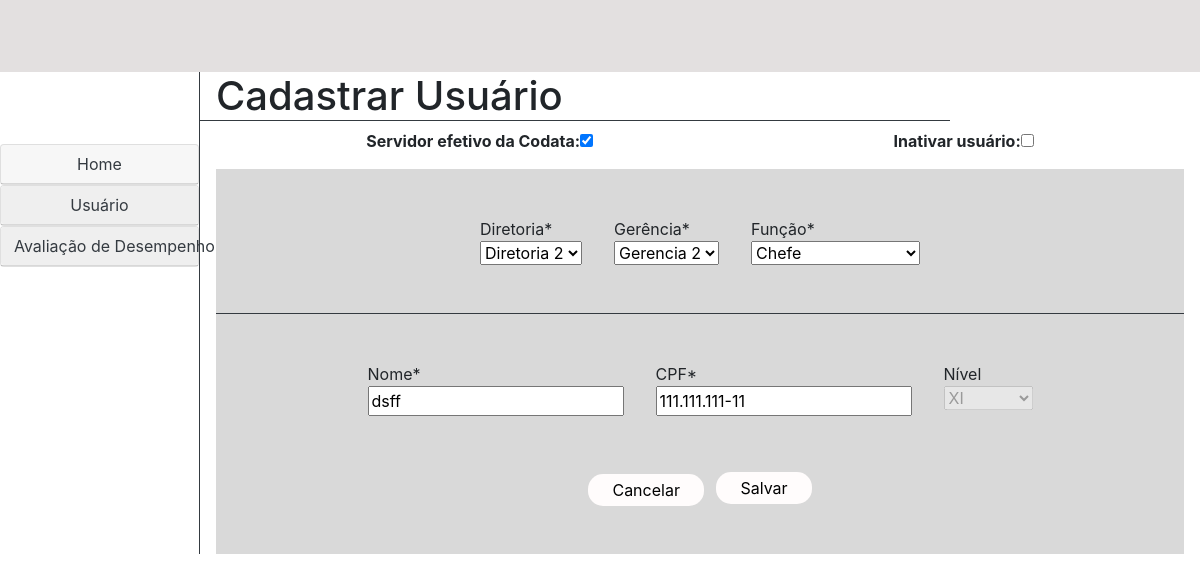
Page /recursos_humanos/editar_usuario/3 on the earlier database version.
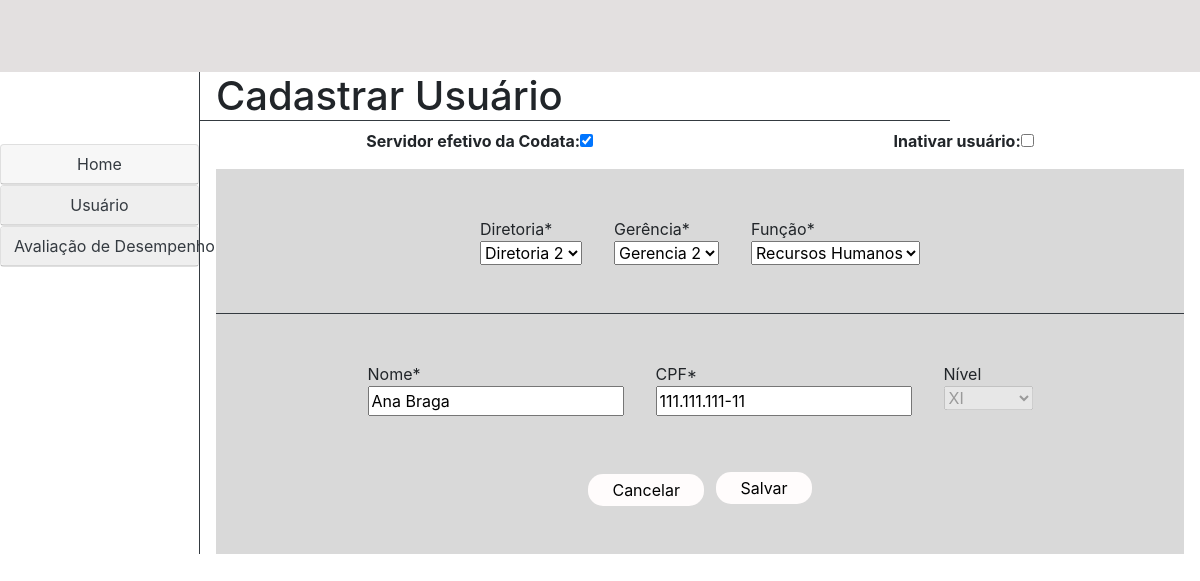
Same page on the later database version.
### recursos_humanos/models.py (models this page shows, shortened)
class Usuario(models.Model):
    FUNCAO = (
        ('chefe', "Chefe"),
        ('gerente', "Gerente"),
        ('empregado', "Empregado"),
        ('recursos_humanos', "Recursos Humanos"),
    )
    CLASSE = (
        ('a', "A"),
        ('b', "B"),
        ('c', "C"),
        ('d', "D"),
    )
    NIVEL = (
        ('i', "I"),
        ('ii', "II"),
        ('iii', "III"),
        ('iv', "IV"),
        ('v', "V"),
        ('vi', "VI"),
        ('vii', "VII"),
        ('viii', "VIII"),
        ('ix', "IX"),
        ('x', "X"),
        ('xi', "XI"),
        ('xii', "XII"),
        ('xiii', "XIII"),
        ('xiv', "XIV"),
        ('xv', "XV"),
    )
    DIRETORIA = (
        ('diretoria1', "Diretoria 1"),
        ('diretoria2', "Diretoria 2"),
        ('diretoria3', "Diretoria 3"),
        ('diretoria4', "Diretoria 4"),
    )
    GERENCIA = (
        ('gerencia1', "Gerencia 1"),
        ('gerencia2', "Gerencia 2"),
        ('gerencia3', "Gerencia 3"),
        ('gerencia4', "Gerencia 4"),
    )
    GRUPO = (
        ('grupo1', "Grupo 1"),
        ('grupo2', "Grupo 2"),
    )
    nome = models.CharField(max_length=100, blank=False, null=False)
    senha = models.CharField(max_length=20, blank=False, null=False)
    email = models.EmailField(blank=False, null=False)
    cpf = models.CharField(max_length=14, blank=False, null=False)
    data_criacao_usuario = models.DateField(default=datetime.now, blank=False, null=False)
    data_atualizacao_usuario = models.DateField(blank=True, null=True)
    data_exclusao_usuario = models.DateField(blank=True, null=True)
    ultima_avaliacao = models.DateField(blank=True, null=True)
    setor = models.CharField(max_length=50)
    cargo = models.CharField(max_length=50)
    grupo = models.CharField(max_length=40, choices=GRUPO)
    funcao = models.CharField(max_length=20, choices=FUNCAO)
    classe = models.CharField(max_length=16, choices=CLASSE)
    gerencia = models.CharField(max_length=50, choices=GERENCIA)
    diretoria = models.CharField(max_length=40, choices=DIRETORIA)
    nivel = models.CharField(max_length=5, choices=NIVEL, blank=True, null=True)
    efetivo = models.BooleanField()
    inativo = models.BooleanField(default="False")
    class Meta:
        verbose_name = "Usuário"

### recursos_humanos/views.py (the view)
# urls.py: path('editar_usuario/<int:id>', views.editar_usuario, name='editar_usuario'),
def editar_usuario(request, id=None):
    instance = get_object_or_404(Usuario, id=id)
    form = EditarUsuarioForm(request.POST or None, instance=instance)
    if form.is_valid():
        instance = form.save(commit=False)
        instance.save()
        return redirect("listar_usuarios")
    return render(request, "recursos_humanos/editar_usuario.html", {"instance": instance, "form": form})

### recursos_humanos/forms.py
class EditarUsuarioForm(forms.ModelForm):
    class Meta:
        model = Usuario
        fields = ['efetivo', 'inativo', 'diretoria', 'gerencia', 'funcao', 'nome', 'cpf', 'nivel']

### templates/recursos_humanos/editar_usuario.html (shortened to what this page needs)
{% extends './home.html' %}
{% block 'conteudo' %}
<div class="col m-0 p-0">
    <h1 class="border-bottom border-dark pl-3 w-75">Cadastrar Usuário</h1>
    <form action="" method="post" class="">
        <div class="row d-flex justify-content-around mx-3 my-2">
            <div class="row m-0 fieldWrapper">
                <label class="mb-0 font-weight-bold" for="{{ form.efetivo.efetivo }}">Servidor efetivo da
                    Codata:</label>
                <div>{{ form.efetivo }}</div>
            </div>
            <div class="row m-0 fieldWrapper">
                <label class="mb-0 font-weight-bold" for="{{ form.inativo.inativo }}">Inativar usuário:</label>
                <div>{{ form.inativo }}</div>
            </div>
        </div>
        <div class="d-flex flex-column align-items-center mt-3 mx-3" style="background-color: #D9D9D9;">
            <div class="row justify-content-center m-0">
                <div class="mx-3 my-5 fieldWrapper">
                    <label class="mb-0" for="{{ form.diretoria.diretoria }}">Diretoria*</label>
                    <div>{{ form.diretoria }}</div>
                </div>
                <div class="mx-3 my-5 fieldWrapper">
                    <label class="mb-0" for="{{ form.gerencia.gerencia }}">Gerência*</label>
                    <div>{{ form.gerencia }}</div>
                </div>
                <div class="mx-3 my-5 fieldWrapper">
                    <label class="mb-0" for="{{ form.funcao.funcao }}">Função*</label>
                    <div>{{ form.funcao }}</div>
                </div>
            </div>
            <div class="border-bottom border-dark w-100"></div>
            <div class="row justify-content-center m-0">
                <div class="mx-3 my-5 fieldWrapper">
                    <label class="mb-0" for="{{ form.nome.nome }}">Nome*</label>
                    <div>{{ form.nome }}</div>
                </div>
                <div class="mx-3 my-5 fieldWrapper">
                    <label class="mb-0" for="{{ form.cpf.cpf }}">CPF*</label>
                    <div>{{ form.cpf }}</div>
                </div>
                <div class="mx-3 my-5 fieldWrapper">
                    <label class="mb-0" for="{{ form.nivel.nivel }}">Nível</label>
                    <div>{{ form.nivel }}</div>
                </div>
            </div>
            <div class="mt-2 mb-5">
                <a href="{% url 'listar_usuarios' %}" class="btn border-0 px-4 py-1"
                    style="background-color: #FFFCFC; border-radius: 15px; color: black;" id="botao-editar">Cancelar</a>
                <input class="border-0 px-4 py-1 ml-2" style="background-color: #FFFCFC; border-radius: 15px;" type="submit"
                    value="Salvar">
            </div>
        </div>
    </form>
</div>
{% endblock %}

Differences in the rows shown:
changed Usuario "Diretoria 2": funcao "Chefe" → "Recursos Humanos"; nome "dsff" → "Ana Braga"
